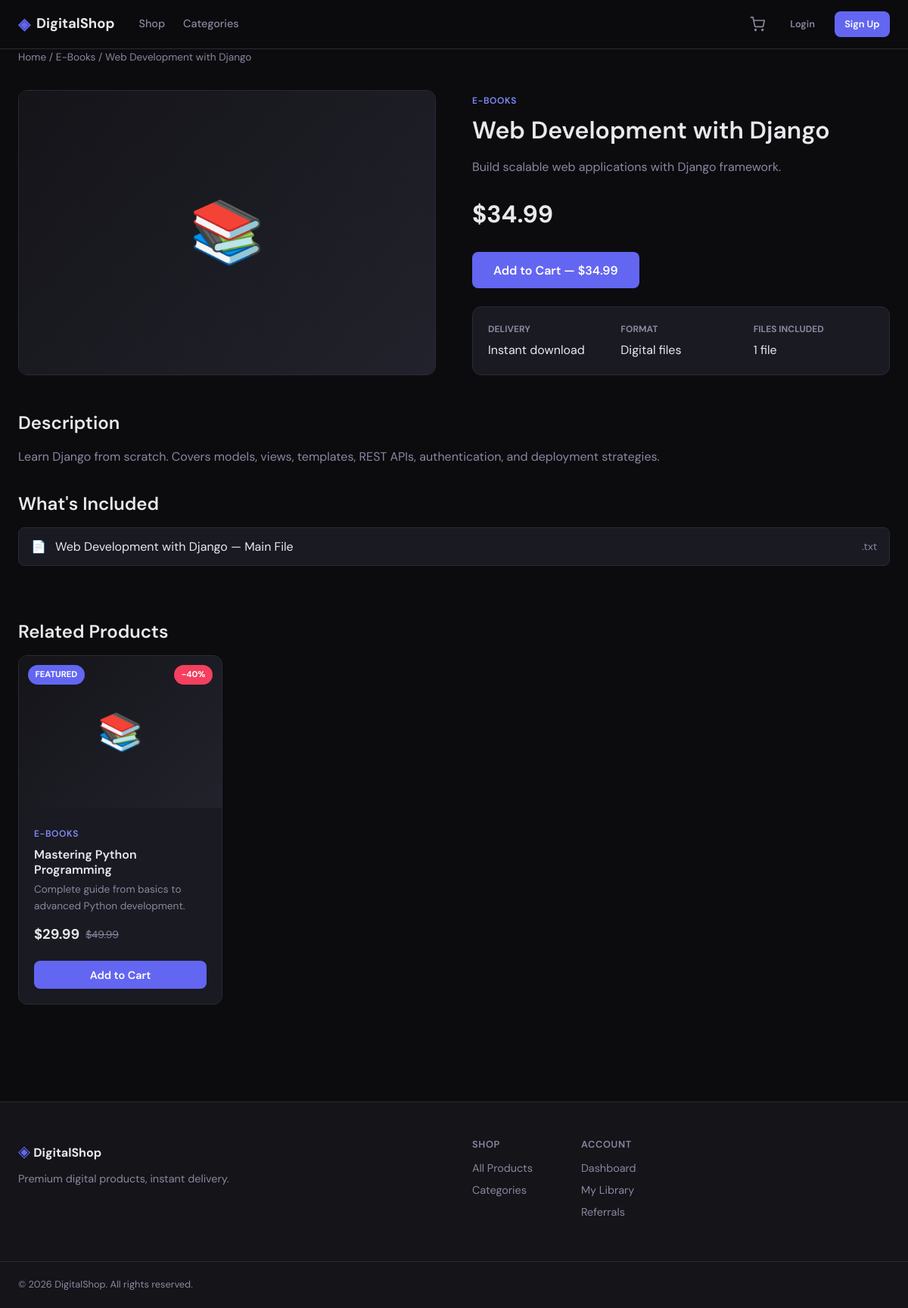
/shop/product/web-development-with-django/, run on the app's committed database.
### apps/catalog/models.py (models this page shows, shortened)
class Product(TimeStampedModel):
    category = models.ForeignKey(
        Category,
        on_delete=models.PROTECT,
        related_name="products",
    )
    title = models.CharField(max_length=200)
    slug = models.SlugField(max_length=220, unique=True, blank=True)
    short_description = models.CharField(max_length=300)
    description = models.TextField()
    price = models.DecimalField(max_digits=10, decimal_places=2)
    compare_at_price = models.DecimalField(
        max_digits=10,
        decimal_places=2,
        null=True,
        blank=True,
        help_text="Original price for sale display",
    )
    cover_image = models.ImageField(upload_to="products/covers/", blank=True, null=True)
    is_active = models.BooleanField(default=True)
    is_featured = models.BooleanField(default=False)
    download_count = models.PositiveIntegerField(default=0)
    class Meta:
        db_table = "catalog_product"
        ordering = ["-created_at"]
    def get_absolute_url(self):
        return reverse("catalog:product_detail", kwargs={"slug": self.slug})
    @property
    def is_on_sale(self):
        return self.compare_at_price and self.compare_at_price > self.price
    @property
    def discount_percent(self):
        if self.is_on_sale:
            return int((1 - self.price / self.compare_at_price) * 100)
        return 0

class Category(TimeStampedModel):
    name = models.CharField(max_length=100, unique=True)
    slug = models.SlugField(max_length=120, unique=True, blank=True)
    description = models.TextField(blank=True)
    icon = models.CharField(max_length=50, blank=True, help_text="Emoji or icon class")
    is_active = models.BooleanField(default=True)
    sort_order = models.PositiveIntegerField(default=0)
    class Meta:
        db_table = "catalog_category"
        ordering = ["sort_order", "name"]
        verbose_name_plural = "categories"

class DigitalAsset(TimeStampedModel):
    product = models.ForeignKey(
        Product,
        on_delete=models.CASCADE,
        related_name="assets",
    )
    title = models.CharField(max_length=200)
    file = models.FileField(upload_to="products/digital/")
    file_size = models.PositiveIntegerField(default=0, help_text="Size in bytes")
    file_type = models.CharField(max_length=50, blank=True)
    sort_order = models.PositiveIntegerField(default=0)
    class Meta:
        db_table = "catalog_digital_asset"
        ordering = ["sort_order", "title"]

### apps/catalog/views.py (the view)
# urls.py: path("product/<slug:slug>/", views.ProductDetailView.as_view(), name="product_detail"),
class ProductDetailView(DetailView):
    model = Product
    template_name = "catalog/product_detail.html"
    context_object_name = "product"
    slug_url_kwarg = "slug"
    def get_queryset(self):
        return Product.objects.filter(is_active=True).select_related("category").prefetch_related(
            "assets"
        )
    def get_context_data(self, **kwargs):
        context = super().get_context_data(**kwargs)
        context["related_products"] = (
            Product.objects.filter(
                category=self.object.category, is_active=True
            )
            .exclude(pk=self.object.pk)[:4]
        )
        return context

### apps/cart/context_processors.py (called while the page is built)
def cart_context(request):
    try:
        cart = get_or_create_cart(request)
        return {
            "cart_item_count": cart.total_items,
        }
    except Exception:
        return {"cart_item_count": 0}

### apps/cart/services.py (called while the page is built)
def get_or_create_cart(request):
    if request.user.is_authenticated:
        cart, _ = Cart.objects.get_or_create(user=request.user)
        return cart
    session_key = request.session.session_key
    if not session_key:
        request.session.create()
        session_key = request.session.session_key
    cart, _ = Cart.objects.get_or_create(session_key=session_key, user=None)
    return cart

### templates/catalog/product_detail.html (shortened to what this page needs)
{% extends "base.html" %}
{% block content %}
<div class="container product-detail">
    <nav class="breadcrumb">
        <a href="{% url 'storefront:home' %}">Home</a> /
        <a href="{% url 'catalog:category' product.category.slug %}">{{ product.category.name }}</a> /
        <span>{{ product.title }}</span>
    </nav>
    <div class="product-detail-grid">
        <div class="product-detail-image">
            {% if product.cover_image %}
                <img src="{{ product.cover_image.url }}" alt="{{ product.title }}">
            {% else %}
                <div class="product-placeholder large">
                    <span>{{ product.category.icon|default:"📦" }}</span>
                </div>
            {% endif %}
        </div>
        <div class="product-detail-info">
            <span class="product-category">{{ product.category.name }}</span>
            <h1>{{ product.title }}</h1>
            <p class="product-short-desc">{{ product.short_description }}</p>
            <div class="product-price large">
                <span class="price-current">${{ product.price }}</span>
            </div>
            <form method="post" action="{% url 'cart:add' product.id %}" class="product-actions">
                <button type="submit" class="btn btn-primary btn-lg">Add to Cart — ${{ product.price }}</button>
            </form>
            <div class="product-meta">
                <div class="meta-item">
                    <strong>Delivery</strong>
                    <span>Instant download</span>
                </div>
                <div class="meta-item">
                    <strong>Format</strong>
                    <span>Digital files</span>
                </div>
                {% if product.assets.count %}
                <div class="meta-item">
                    <strong>Files included</strong>
                    <span>{{ product.assets.count }} file{{ product.assets.count|pluralize }}</span>
                </div>
                {% endif %}
            </div>
        </div>
    </div>
    <div class="product-description">
        <h2>Description</h2>
        <div class="prose">{{ product.description|linebreaks }}</div>
    </div>
    {% if product.assets.exists %}
    <div class="product-files">
        <h2>What's Included</h2>
        <ul class="file-list">
            {% for asset in product.assets.all %}
            <li>
                <span class="file-icon">📄</span>
                <span>{{ asset.title }}</span>
                <span class="file-type">.{{ asset.file_type }}</span>
            </li>
            {% endfor %}
        </ul>
    </div>
    {% endif %}
    {% if related_products %}
    <section class="section">
        <h2>Related Products</h2>
        <div class="product-grid">
            {% for product in related_products %}
                {% include "components/product_card.html" %}
            {% endfor %}
        </div>
    </section>
    {% endif %}
</div>
{% endblock %}

### templates/components/product_card.html (shortened to what this page needs)
<article class="product-card">
    <a href="{{ product.get_absolute_url }}" class="product-card-link">
        <div class="product-card-image">
            {% if product.cover_image %}
                <img src="{{ product.cover_image.url }}" alt="{{ product.title }}">
            {% else %}
                <div class="product-placeholder">
                    <span>{{ product.category.icon|default:"📦" }}</span>
                </div>
            {% endif %}
            {% if product.is_on_sale %}
                <span class="badge badge-sale">-{{ product.discount_percent }}%</span>
            {% endif %}
            {% if product.is_featured %}
                <span class="badge badge-featured">Featured</span>
            {% endif %}
        </div>
        <div class="product-card-body">
            <span class="product-category">{{ product.category.name }}</span>
            <h3 class="product-title">{{ product.title }}</h3>
            <p class="product-desc">{{ product.short_description|truncatewords:12 }}</p>
            <div class="product-price">
                <span class="price-current">${{ product.price }}</span>
                {% if product.is_on_sale %}
                    <span class="price-original">${{ product.compare_at_price }}</span>
                {% endif %}
            </div>
        </div>
    </a>
    <form method="post" action="{% url 'cart:add' product.id %}" class="product-card-action">
        <button type="submit" class="btn btn-primary btn-block">Add to Cart</button>
    </form>
</article>

### data on the page
Product: category.name "E-Books", title "Web Development with Django", category.icon "📚", category.name "E-BOOKS", short_description "Build scalable web applications with Django framework.", price "34.99", assets.count "1", description "Learn Django from scratch. Covers models, views, templates, REST APIs, authentication, and deployment strategies."
DigitalAsset: title "Web Development with Django — Main File", file_type "txt"
Product: category.icon "📚", discount_percent "40", is_featured "FEATURED", category.name "E-BOOKS", title "Mastering Python Programming", short_description "Complete guide from basics to advanced Python development.", price "29.99", compare_at_price "49.99"
